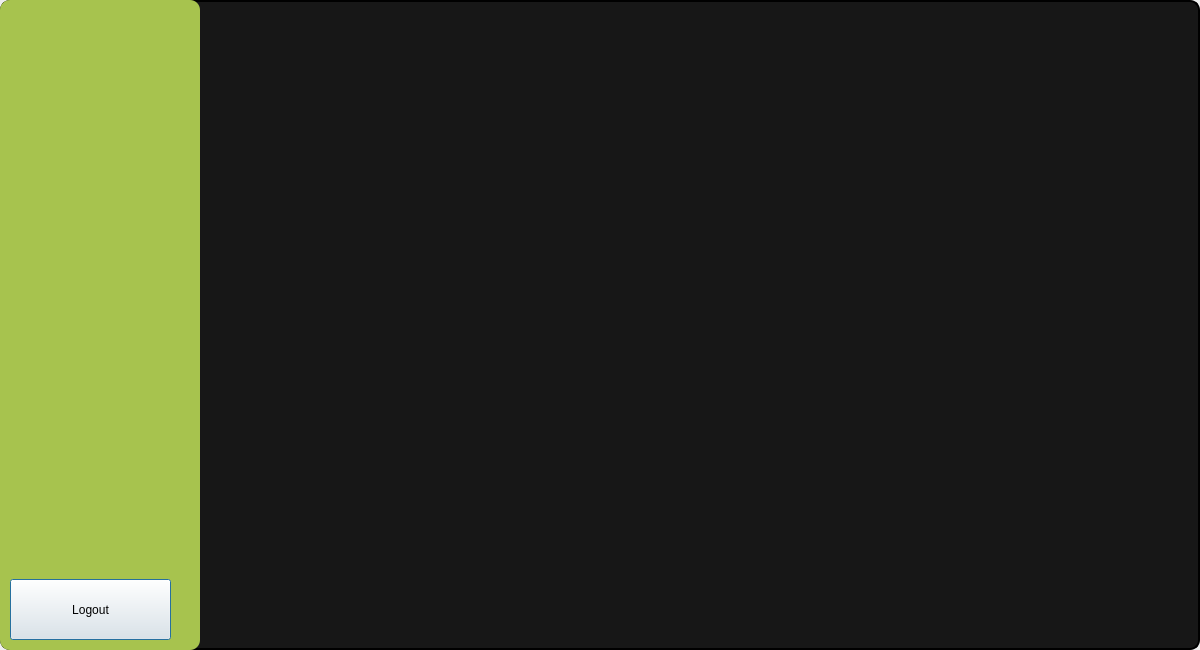
<?xml version="1.0" encoding="UTF-8"?>
<ui version="4.0">
 <class>Menu</class>
 <widget class="QDialog" name="Menu">
  <property name="geometry">
   <rect>
    <x>0</x>
    <y>0</y>
    <width>1200</width>
    <height>650</height>
   </rect>
  </property>
  <property name="windowTitle">
   <string>Dialog</string>
  </property>
  <widget class="QFrame" name="frame">
   <property name="geometry">
    <rect>
     <x>0</x>
     <y>0</y>
     <width>1200</width>
     <height>650</height>
    </rect>
   </property>
   <property name="styleSheet">
    <string notr="true">QFrame {
          border: 2px solid black;
          background-color:#171717;
          border-radius: 10px;
      }
    </string>
   </property>
   <property name="frameShape">
    <enum>QFrame::StyledPanel</enum>
   </property>
   <property name="frameShadow">
    <enum>QFrame::Raised</enum>
   </property>
  </widget>
  <widget class="QFrame" name="sideMenuFrame">
   <property name="geometry">
    <rect>
     <x>0</x>
     <y>0</y>
     <width>200</width>
     <height>650</height>
    </rect>
   </property>
   <property name="styleSheet">
    <string notr="true">QFrame {
          background-color: #A7C34E;
          border-radius: 10px;
      }
    </string>
   </property>
   <property name="frameShape">
    <enum>QFrame::StyledPanel</enum>
   </property>
   <property name="frameShadow">
    <enum>QFrame::Raised</enum>
   </property>
  </widget>
  <widget class="QPushButton" name="logoutButton">
   <property name="geometry">
    <rect>
     <x>10</x>
     <y>579</y>
     <width>161</width>
     <height>61</height>
    </rect>
   </property>
   <property name="text">
    <string>Logout</string>
   </property>
   <property name="icon">
    <iconset>
     <normaloff>../Resources/Icons/logout.png</normaloff>../Resources/Icons/logout.png</iconset>
   </property>
  </widget>
 </widget>
 <resources/>
 <connections/>
</ui>
